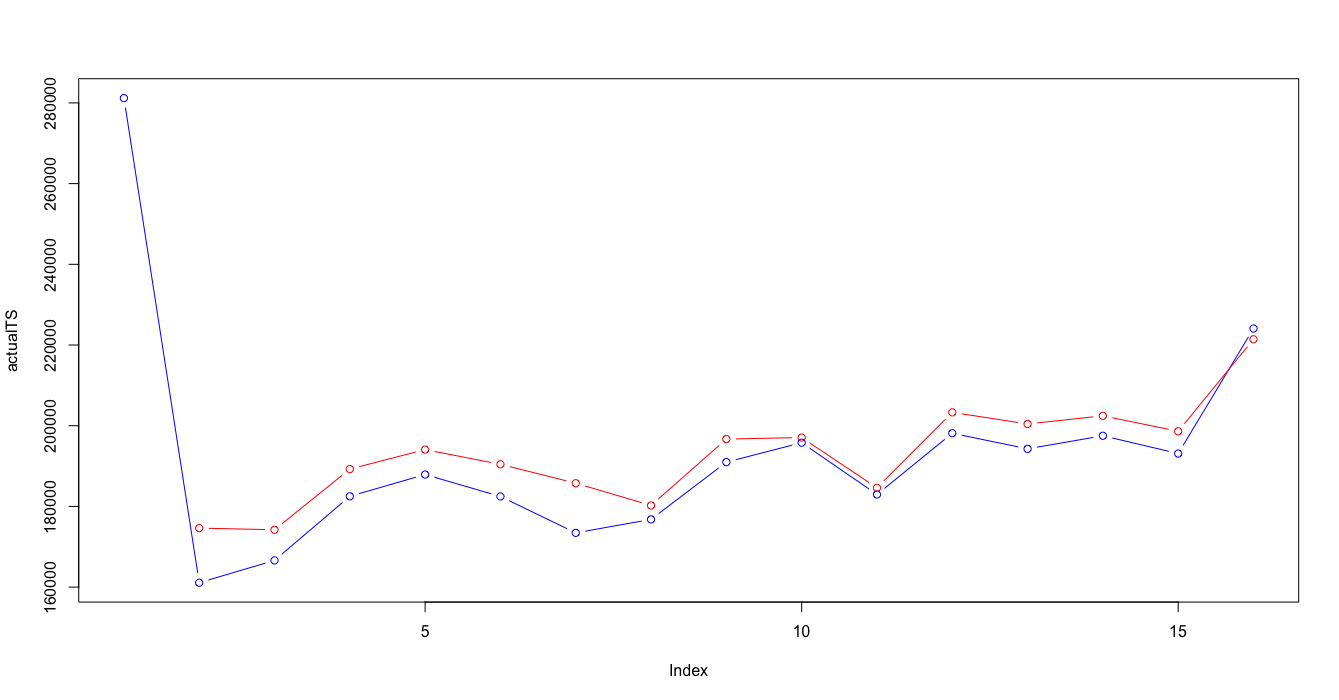

Recreate this plot in R.
# par(mfrow = c(1, 1))
# due possibilità
# quell'ente per questo reparto nel 2017 a che cluster assomoglia?
# dovresti porendere tutti i cluster che ho, tagliare le 52 colonne a 17, calcolo il prototipo (media, centroidi calcolati sui 17) quale centroide è più simile al 2017?
# confornto i prototype con distanza coseno
# prendo i prototipi dei cluster, calcolo la distanza coseno 

require(zoo)



shift <- function(x, n, invert=FALSE, default=NA){
  stopifnot(length(x)>=n)
  if(n==0){
    return(x)
  }
  n <- ifelse(invert, n*(-1), n)
  if(n<0){
    n <- abs(n)
    forward=FALSE
  }else{
    forward=TRUE
  }
  if(forward){
    return(c(rep(default, n), x[seq_len(length(x)-n)]))
  }
  if(!forward){
    return(c(x[seq_len(length(x)-n)+n], rep(default, n)))
  }
}


clusterVector2017 <- c()
for (deptSelected in deptNumbersSecond) {
  
  
  tempDept <-
    appoggioDepts[(as.numeric(as.character(clusterDataframe$REPARTO)) == deptSelected),]
  
  reversedStoreOrderedByWeek2017 <- t(storeOrderedByWeek[which(storeOrderedByWeek$REPARTO==deptSelected & storeOrderedByWeek$ANNONO== 2017),])
  reversedStoreForCluster2017 <- reversedStoreOrderedByWeek2017
  
  for(storeNo in storesNumbersSecond){
    #print((match(storeNo,storesNumbersSecond)))
    reversedStoreForCluster2017<- rbind(reversedStoreForCluster2017 , reversedStoreOrderedByWeek2017[(3+(match(storeNo,storesNumbersSecond))),])
    
  }
  clusterVectorForGraph <- c()
  clusterCentroids <- data.frame()
  clusterMedoids <- data.frame()
  
  
  # 
  clusterVectorForGraph<- append(clusterVectorForGraph, listAllDeptYear[[match(deptSelected, deptNumbersSecond)]][[5]][[match(deptSelected, deptNumbersSecond)]])
  
  # clusterCentroids<- rbind(clusterCentroids, listYears[[match(yearSelected, yearList2)]][[match(deptSelected, deptNumbersSecond)]][[1]][[match(deptSelected, deptNumbersSecond)]]$prototypes)
  
  
  clusterNo<- unique(clusterVectorForGraph)
  clusterNo <- sort(clusterNo, decreasing = FALSE)
  
  clusterCentroids <- unname(clusterCentroids)
  clusterMedoids <- unname(clusterMedoids)
  
  
  
  # 
  # print(match(deptSelected, deptNumbersSecond))
  # print(max(clusterNo))
  # print(listAllDeptYear[[match(deptSelected, deptNumbersSecond)]][[1]][[max(clusterNo)]]$prototypes)
  
  for(clst in clusterNo){
    clusterMedoids <- rbind(clusterMedoids, (colMeans(appoggioDepts[which(as.numeric(as.character(appoggioDepts$REPARTO)) == as.numeric(deptSelected) & as.numeric(as.character(appoggioDepts$clusterVector)) == as.numeric(clst)),5:ncol(appoggioDepts)])))
  }
  
  
  clusterCentroids<- rbind(clusterCentroids, unname(listAllDeptYear[[match(deptSelected, deptNumbersSecond)]][[1]][[max(clusterNo)]]$prototypes ))
  
  names(clusterMedoids)<- names(clusterCentroids)
  
  clusterMedoids <- clusterMedoids[,0:ncol(reversedStoreForCluster2017)]
  
  clusterCentroids <- clusterCentroids[,0:ncol(reversedStoreForCluster2017)]
  
  names(reversedStoreForCluster2017) <- names(clusterCentroids) 
  
  reversedStoreForCluster2017 <- unname(reversedStoreForCluster2017)
  reversedStoreForCluster2017 <- reversedStoreForCluster2017[(nrow(reversedStoreOrderedByWeek2017)+1):nrow(reversedStoreForCluster2017),]
  # reversedStoreForCluster2017 <- rbind (reversedStoreForCluster2017,clusterCentroids)
  reversedStoreForCluster2017 <- rbind (reversedStoreForCluster2017,clusterMedoids)
  reversedStoreForCluster2017 <- as.matrix(reversedStoreForCluster2017)
  
  
  
  cosineDistanceMatrix2017 <- matrix(nrow=nrow(reversedStoreForCluster2017),ncol=nrow(reversedStoreForCluster2017))
  
  for (x in 1:(nrow(reversedStoreForCluster2017)-max(clusterNo))){
    
    for(y in 7: nrow(reversedStoreForCluster2017)){
      
      cosineDistanceMatrix2017[x ,y ] <- (1 - ( (reversedStoreForCluster2017[x,] %*% reversedStoreForCluster2017[y,]) /
                                                  (sqrt((reversedStoreForCluster2017[x,]%*%reversedStoreForCluster2017[x,]) * (reversedStoreForCluster2017[y,]%*%reversedStoreForCluster2017[y,]) ))))
      
    }
  }
  
  cosineDistanceMatrix2017 <- na.omit(cosineDistanceMatrix2017[,colSums(is.na(cosineDistanceMatrix2017))<nrow(cosineDistanceMatrix2017)])
  
  clusterVector2017 <- append(clusterVector2017, c(which.min(cosineDistanceMatrix2017[1,]) , which.min(cosineDistanceMatrix2017[2,]) , which.min(cosineDistanceMatrix2017[3,]) , which.min(cosineDistanceMatrix2017[4,]) , which.min(cosineDistanceMatrix2017[5,]) , which.min(cosineDistanceMatrix2017[6,]) ))
  print(clusterVector2017)
  
}




clusterDataframe2017 <- as.data.frame( selectedStoreDeptAggregated$REPARTO)
clusterDataframe2017 <- cbind(clusterDataframe2017,selectedStoreDeptAggregated$ENTE)
clusterDataframe2017 <- cbind(clusterDataframe2017,selectedStoreDeptAggregated$ANNONO)



clusterDataframe2017 <- unique(clusterDataframe2017)


colnames(clusterDataframe2017) <- c("REPARTO","ENTE","ANNONO")



clusterDataframe2017 <- clusterDataframe2017[clusterDataframe2017$ANNONO == as.numeric("2017"), ]

clusterDataframe2017 <- (clusterDataframe2017[with(clusterDataframe2017, order(REPARTO, ANNONO , ENTE)), ])


clusterDataframeAllin <- rbind(clusterDataframe,clusterDataframe2017)
clusterDataframeAllin <- (clusterDataframeAllin[with(clusterDataframeAllin, order(REPARTO, ANNONO , ENTE)), ])






# clusterDepts <- selectedStoreDeptAggregated[which( (as.numeric(as.character(selectedStoreDeptAggregated$REPARTO)) %in% deptNumbersSecond)),]
# clusterDepts <- clusterDepts [which( (selectedStoreDeptAggregated$ANNONO %in% yearList2)),]
# 
# clusterDepts <- clusterDepts[!duplicated(clusterDepts[,c('REPARTO','ENTE','ANNONO')]),c('REPARTO','ENTE','ANNONO')]
clusterDepts2017 <- cbind(clusterDataframe2017, clusterVector2017)



colnames(clusterDepts2017) <- c("REPARTO","ENTE","ANNONO","clusterVector")
clusterDeptsAllin <- rbind(clusterDepts,clusterDepts2017)

View(clusterDeptsAllin)

appoggioDepts2017 <- data.frame()



for(repartoCurrent in unique(clusterDeptsAllin$REPARTO)){
  
  for(enteCurrent in storesNumbersSecond){
    
    for(annoCurrent in unique(clusterDeptsAllin$ANNONO)){   
      
      appoggioDepts2017 <- rbind.fill(appoggioDepts2017, cbind(clusterDeptsAllin[which( as.numeric(as.character(clusterDeptsAllin$REPARTO)) == as.numeric(repartoCurrent) & as.numeric(as.character(clusterDeptsAllin$ANNONO)) == as.numeric(annoCurrent) & as.numeric(as.character(clusterDeptsAllin$ENTE)) == as.numeric(enteCurrent)   ),
                                                                                 ],
                                                               t(storeOrderedByWeek[which( as.numeric(storeOrderedByWeek$REPARTO) == as.numeric(repartoCurrent) & as.numeric(storeOrderedByWeek$ANNONO) == as.numeric(annoCurrent) ) ,
                                                                                    (match(enteCurrent,storesNumbersSecond) +3)])) )
      
    }
    
  }
  
  
  
}

clusterCurrent <- 1
deptSelected <- 4

# View(appoggioDepts2017)
appoggioDepts2017 <- (appoggioDepts2017[with(appoggioDepts2017, order(REPARTO, ANNONO , ENTE)), ])
# appoggioDepts2017 <- appoggioDepts2017[,0:22]


assa <-t(appoggioDepts2017[which(as.numeric(as.character(appoggioDepts2017$REPARTO)) == as.numeric(deptSelected) &
                                   as.numeric(as.character(appoggioDepts2017$clusterVector)) == as.numeric(clusterCurrent)),5:ncol(appoggioDepts2017)])


predictData2 <- data.frame()
for(colAssa in c(1:6)){
  
  predictData2<- rbind(predictData2, na.omit(cbind( as.matrix(assa[,colAssa]), shift (as.matrix(assa[,colAssa]) ,-1),shift (as.matrix(assa[,colAssa]) ,-2))) )
}
colnames(predictData2) <- c("nolag","lag1","lag2")
testSet <- na.omit(data.frame(na.omit(assa[,10]), shift(na.omit(assa[,10]), -1 ), shift(na.omit(assa[,10]), -2 )))
# testSet <- rbind(testSet, na.omit(assa[,7]))
colnames(testSet) <- c("nolag","lag1","lag2")
predictFrame <- (c (as.vector(as.matrix(assa[,(1:6)])) , na.omit(as.vector(as.matrix(assa[,10])))))
predictInput <- cbind(shift(predictFrame,-1),shift(predictFrame,-2),predictFrame)
predictData <- predictInput[complete.cases(predictInput),]
colnames(predictData2) <- c("nolag","lag1","lag2")

# trainIndex <- 1:(nrow(predictData2))
training <- predictData2
rownames(training) <- NULL
#fine creazione del training set

#inizio creazione del test set
# test <- as.data.frame(predictData[-trainIndex,])
test <- testSet
rownames(test) <- NULL
#fine creazione del test set

bootControl <- trainControl(number=15)    #definisce il comportamento di apprendimento (k-folds cross validation?)
preProc <- c("center","scale")                #imposta i parametri per il preprocessing
set.seed(2)                                #setta uno scenario casuale
indexTrn <- ncol(training)                    # ???

#creazione del modello di apprendimento
#
svmFit <- train(training[,-1], training[,1], method="svmRadial", tuneLength=15, trnControl=bootControl)
# svmFit <- train(training[,-indexTrn],training[,indexTrn],method="svmRadial",tuneLength=15, trnControl=bootControl,preProcess = preProc ) 
svmBest <-svmFit$finalModel    #modello migliore trovato con i parametri forniti
predsvm <- predict(svmBest, test[,-1])
actualTS <- test[,1]
predictedTS <- predsvm

rmse( actual=actualTS[3:16], predicted=predictedTS[2:15] )
mae(actual=actualTS[3:16], predicted=predictedTS[2:15] )

cbind(actualTS,predictedTS)
par(mfrow = c(1, 1))
plot(actualTS,type="b",col="blue", ylim=c(min(actualTS,predictedTS),max(actualTS,predictedTS)))
lines(shift(predictedTS,1),type="b",col="red")


# trainingInput <- data.frame()
# for(colNumber in 1:ncol(assa)){
#   trainingInput <-rbind(trainingInput,cbind(assa[,colNumber],lagpad(assa[,colNumber],1),lagpad(assa[,colNumber],2)))
# }
# 
# cbind(assa[,1],lagpad(assa[,1],1),lagpad(assa[,1],2))
# 
# 
# for (deptSelected in deptNumbersSecond) {
#   clusterList <- unique(appoggioDepts2017[which(as.numeric(as.character(appoggioDepts2017$REPARTO)) == as.numeric(deptSelected)),]$clusterVector)
#   for(clusterCurrent in clusterList){
#     
#     t(appoggioDepts2017[which(as.numeric(as.character(appoggioDepts2017$REPARTO)) == as.numeric(deptSelected) &
#                                 as.numeric(as.character(appoggioDepts2017$clusterVector)) == as.numeric(clusterCurrent)),5:ncol(appoggioDepts2017)])
#   }
#   
#   
# }
# 
# MS.MIInput=merge(lag(MS.MIcut.z,1),lag(MS.MIcut.z,2),lag(MS.MIcut.z,3),lag(MS.MIcut.z,4),lag(MS.MIcut.z,5),lag(MS.MI.z,6),all=FALSE)
# 
# MS.MIData=merge(MS.MIInput,MS.MIcut.z,all=FALSE)
# MS.MIData=na.omit(MS.MIData)
# colnames(MS.MIData)=c("lag1","lag2","lag3","lag4","lag5","lag6","TARGET")
# #fine creazione
# 
# #inizio creazione del training set
# trainIndex=1:(nrow(MS.MIData)*0.75)
# training=as.data.frame(MS.MIData[trainIndex])
# rownames(training)=NULL
# #fine creazione del training set
# 
# #inizio creazione del test set
# test=as.data.frame(MS.MIData[-trainIndex])
# rownames(test)=NULL
# #fine creazione del test set
# 
# bootControl=trainControl(number=100)    #definisce il comportamento di apprendimento (k-folds cross validation?)
# preProc=c("center","scale")                #imposta i parametri per il preprocessing
# set.seed(2)                                #setta uno scenario casuale
# indexTrn=ncol(training)                    # ???
# 
# 
# 
